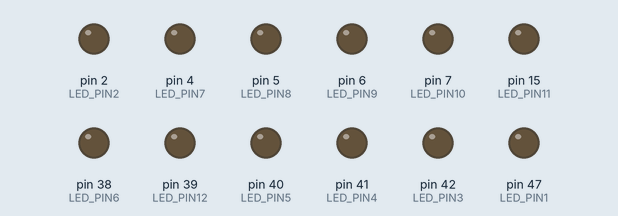
Simulated run of this sketch. Board: Arduino Mega 2560, built with avr-gcc and run on an emulated ATmega2560. On the bench: output pins drawn as LEDs (lit = HIGH). Random numbers use the default seed unless the sketch sets one.

Above: at 0.1 s.
At 4.1 s:
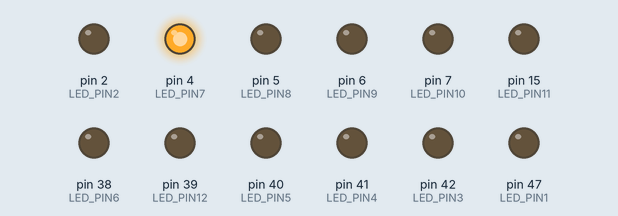
At 8.1 s:
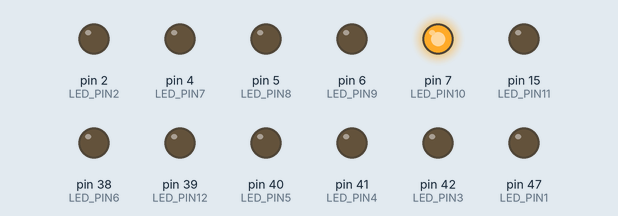
At 20.1 s:
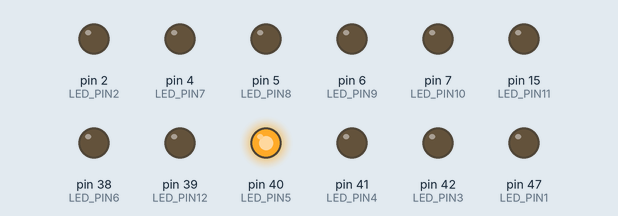
At 28.1 s:
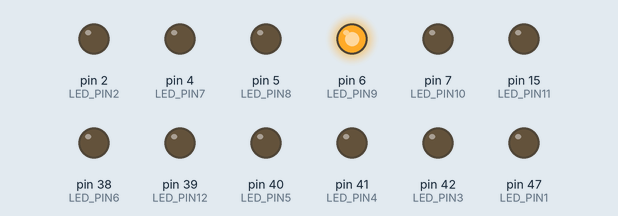
At 39.1 s:
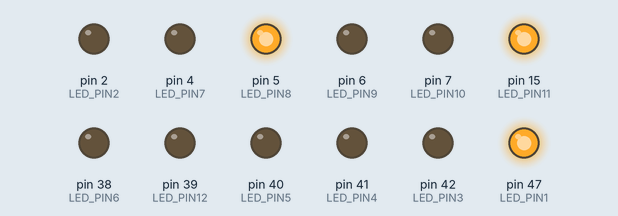
Timing chart, 0 to 40.0 s (numbered marks = the images above):
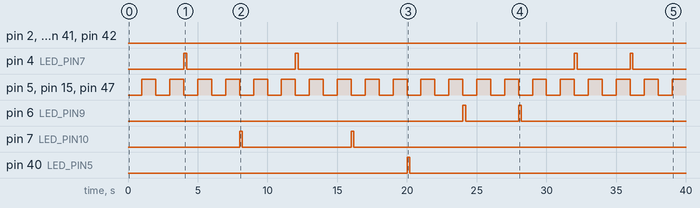

The sketch:

LightSystem.ino
```cpp
const int LED_PIN1 = 47;
const int LED_PIN2 = 2;
const int LED_PIN3 = 42;
const int LED_PIN4 = 41;
const int LED_PIN5 = 40;
const int LED_PIN6 = 38;
const int LED_PIN7 = 4;
const int LED_PIN8 = 5;
const int LED_PIN9 = 6;
const int LED_PIN10 = 7;
const int LED_PIN11 = 15;
const int LED_PIN12 = 39;

const int group1[] = {LED_PIN1, LED_PIN8, LED_PIN11};
const int group2[] = {
  LED_PIN2, LED_PIN3, LED_PIN4, LED_PIN5,
  LED_PIN6, LED_PIN7, LED_PIN9, LED_PIN10, LED_PIN12
};

unsigned long lastGroup1Time = 0;
unsigned long lastGroup2Time = 0;

bool group1State = false;  // Indicates whether group1 LEDs are currently on
const unsigned long group1Interval = 1000;  // Blink every 1 second
const unsigned long group2Interval = 4000;  // Light up once every 4 seconds

void setup() {
  Serial.begin(115200);

  // Set all pins as output
  pinMode(LED_PIN1, OUTPUT);
  pinMode(LED_PIN2, OUTPUT);
  pinMode(LED_PIN3, OUTPUT);
  pinMode(LED_PIN4, OUTPUT);
  pinMode(LED_PIN5, OUTPUT);
  pinMode(LED_PIN6, OUTPUT);
  pinMode(LED_PIN7, OUTPUT);
  pinMode(LED_PIN8, OUTPUT);
  pinMode(LED_PIN9, OUTPUT);
  pinMode(LED_PIN10, OUTPUT);
  pinMode(LED_PIN11, OUTPUT);
  pinMode(LED_PIN12, OUTPUT);

  // Initialize all LEDs to off
  for (int i = 1; i <= 12; i++) {
    digitalWrite(i, LOW);
  }

  randomSeed(analogRead(0));  // Initialize random seed
}

void loop() {
  unsigned long currentTime = millis();

  // group1 blinks every 1 second
  if (currentTime - lastGroup1Time >= group1Interval) {
    group1State = !group1State;
    for (int i = 0; i < 3; i++) {
      digitalWrite(group1[i], group1State ? HIGH : LOW);
    }
    lastGroup1Time = currentTime;
  }

  // group2 randomly lights up one LED every 4 seconds
  if (currentTime - lastGroup2Time >= group2Interval) {
    int randomIndex = random(0, sizeof(group2) / sizeof(group2[0]));
    int selectedPin = group2[randomIndex];

    digitalWrite(selectedPin, HIGH);
    delay(200);  // Stay on for 200 milliseconds
    digitalWrite(selectedPin, LOW);

    lastGroup2Time = currentTime;
  }
}
```

Measured:
- by itself, pin 4 (LED_PIN7): LOW → HIGH at 4.0 s, → LOW 0.20 s later, → HIGH 7.8 s later, → LOW 0.20 s later, … (8 changes in this stretch)
- by itself, pin 5 (LED_PIN8), pin 15 (LED_PIN11), pin 47 (LED_PIN1): alternates HIGH for 1.0 s and LOW for 1.0 s
- by itself, pin 6 (LED_PIN9): LOW → HIGH at 24.0 s, → LOW 0.20 s later, → HIGH 3.8 s later, → LOW 0.20 s later, … (4 changes in this stretch)
- by itself, pin 7 (LED_PIN10): alternates HIGH for 0.20 s and LOW for 7.8 s, 4 changes in all, then stays LOW
- by itself, pin 40 (LED_PIN5): LOW → HIGH at 20.0 s, → LOW 0.20 s later
